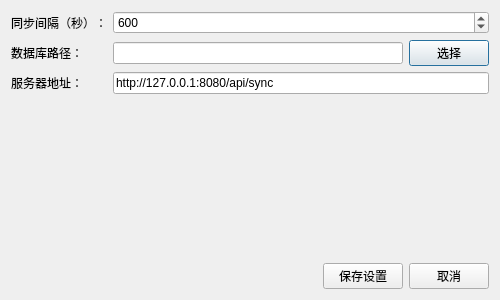
<?xml version="1.0" encoding="UTF-8"?>
<ui version="4.0">
 <class>SettingsDialog</class>
 <widget class="QDialog" name="SettingsDialog">
  <property name="geometry">
   <rect>
    <x>0</x>
    <y>0</y>
    <width>500</width>
    <height>300</height>
   </rect>
  </property>
  <property name="windowTitle">
   <string>系统设置</string>
  </property>
  <layout class="QVBoxLayout" name="verticalLayout">
   <!-- 同步间隔设置 -->
   <item>
    <layout class="QFormLayout" name="formLayout">
     <item row="0" column="0">
      <widget class="QLabel" name="label">
       <property name="text">
        <string>同步间隔（秒）：</string>
       </property>
      </widget>
     </item>
     <item row="0" column="1">
      <widget class="QSpinBox" name="syncIntervalSpin">
       <property name="minimum">
        <number>60</number>
       </property>
       <property name="maximum">
        <number>3600</number>
       </property>
       <property name="value">
        <number>600</number>
       </property>
      </widget>
     </item>
     <item row="1" column="0">
      <widget class="QLabel" name="label_2">
       <property name="text">
        <string>数据库路径：</string>
       </property>
      </widget>
     </item>
     <item row="1" column="1">
      <layout class="QHBoxLayout" name="horizontalLayout">
       <item>
        <widget class="QLineEdit" name="dbPathEdit">
         <property name="readOnly">
          <bool>true</bool>
         </property>
        </widget>
       </item>
       <item>
        <widget class="QPushButton" name="selectDbBtn">
         <property name="text">
          <string>选择</string>
         </property>
        </widget>
       </item>
      </layout>
     </item>
     <item row="2" column="0">
      <widget class="QLabel" name="label_3">
       <property name="text">
        <string>服务器地址：</string>
       </property>
      </widget>
     </item>
     <item row="2" column="1">
      <widget class="QLineEdit" name="serverUrlEdit">
       <property name="text">
        <string>http://127.0.0.1:8080/api/sync</string>
       </property>
      </widget>
     </item>
    </layout>
   </item>
   <!-- 按钮 -->
   <item>
    <layout class="QHBoxLayout" name="horizontalLayout_2">
     <item>
      <spacer name="horizontalSpacer">
       <property name="orientation">
        <enum>Qt::Horizontal</enum>
       </property>
       <property name="sizeHint" stdset="0">
        <size>
         <width>40</width>
         <height>20</height>
        </size>
       </property>
      </spacer>
     </item>
     <item>
      <widget class="QPushButton" name="saveBtn">
       <property name="text">
        <string>保存设置</string>
       </property>
      </widget>
     </item>
     <item>
      <widget class="QPushButton" name="cancelBtn">
       <property name="text">
        <string>取消</string>
       </property>
      </widget>
     </item>
    </layout>
   </item>
  </layout>
 </widget>
 <layoutdefault spacing="6" margin="11"/>
 <resources/>
 <connections>
  <connection>
   <sender>cancelBtn</sender>
   <signal>clicked()</signal>
   <receiver>SettingsDialog</receiver>
   <slot>close()</slot>
   <hints>
    <hint type="sourcelabel">
     <x>417</x>
     <y>261</y>
    </hint>
    <hint type="destinationlabel">
     <x>487</x>
     <y>285</y>
    </hint>
   </hints>
  </connection>
 </connections>
</ui>
